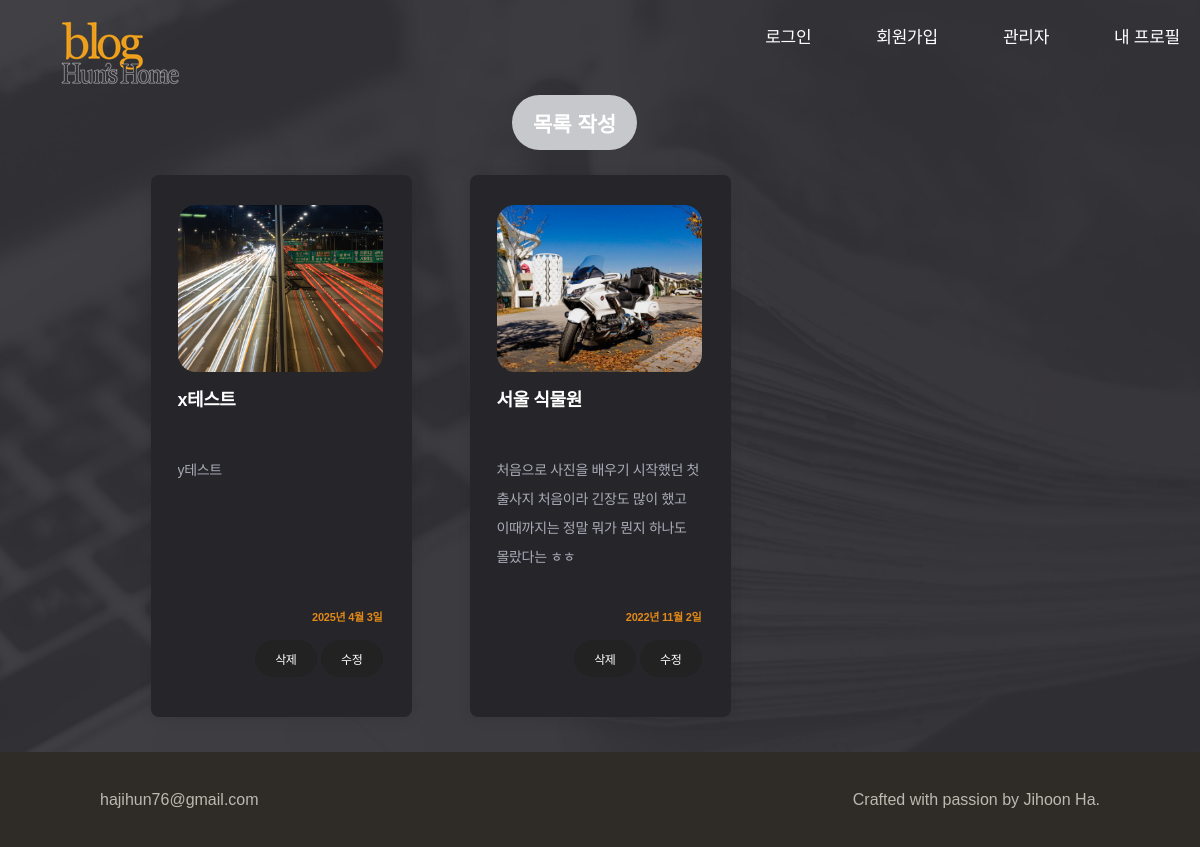
The page /gallery/lists/ on the database as committed earlier.
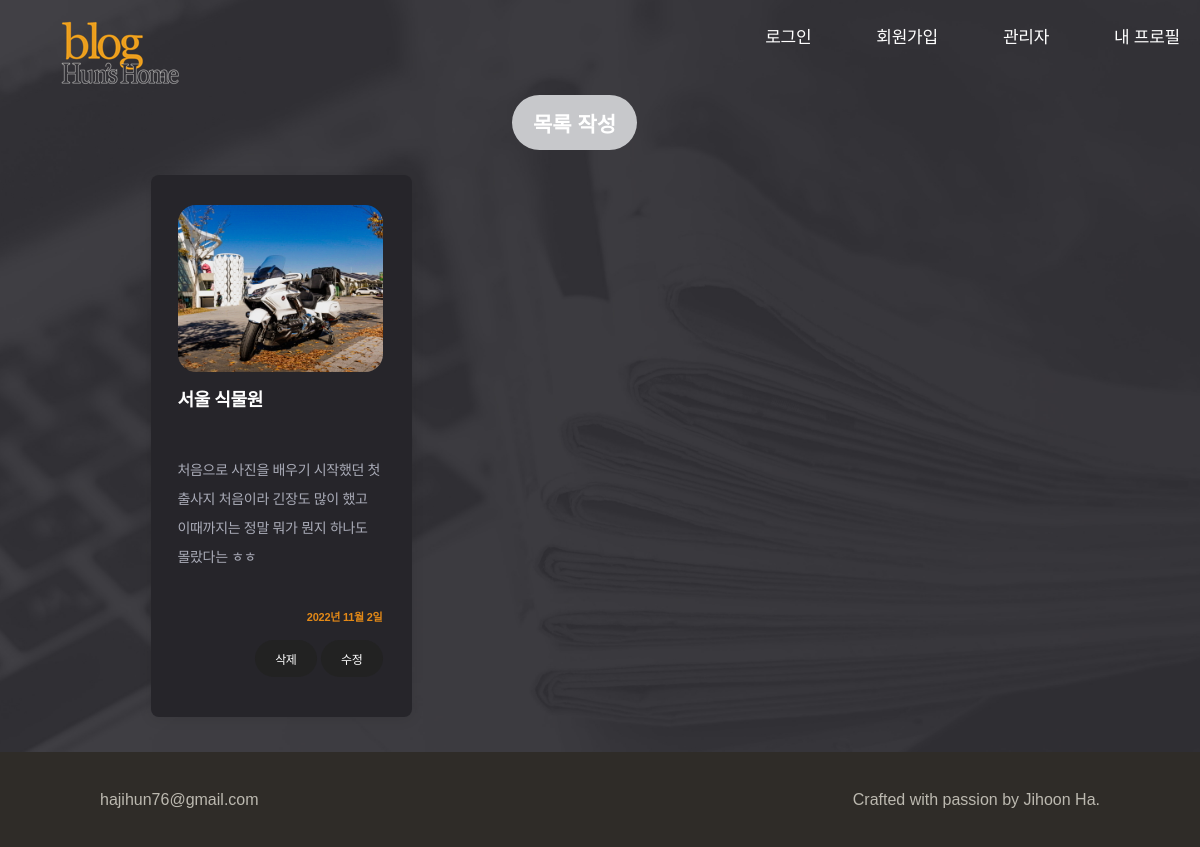
The same page on the database as committed later.
### blog/models.py (models this page shows, shortened)
class PostList(models.Model):
    title = models.CharField(max_length=20)
    thumb = models.ImageField(upload_to='thumbs/')
    content = models.TextField()
    created_at = models.DateField(default=timezone.now)
    author = models.ForeignKey(User, on_delete=models.CASCADE)

### blog/views.py (the view)
# urls.py: path('gallery/lists/', views.GalleryListView.as_view(), name='gallery_list'),
class GalleryListView(ListView):
    model = PostList
    template_name = 'blog/gallery/gallery_list.html'
    context_object_name = 'posts'
    paginate_by = 10
    ordering = ['-created_at']

### blog/templates/blog/gallery/gallery_list.html (shortened to what this page needs)
{% extends "blog_base/base_with_navbar.html" %}
{% load static %}
{% block content %}
<main class="site-body">
  <div class="button_sample">
    <a href="{% url "post_list_create" %}">목록 작성</a>
  </div>
  <div class="container box">
    <div class="post_container">
      {% for post in posts %}
        <div class="post post_index">
          <a href="{% url "post_list_detail" post.id %}">
            <div class="thumb" style="background-image: url('{{ post.thumb.url }}');"></div>
            <h2>{{ post.title }}</h2>
            <p class="text">{{ post.content }}</p>
          </a>
          <p class="last">{{ post.created_at }}</p>
          <div class="last_position">
            <a class="cp-button up_de" href="{% url 'post_list_delete' post.id %}">삭제</a>
            <a class="cp-button up_de" href="{% url 'post_list_edit' post.id %}">수정</a>
          </div>
        </div>
      {% endfor %}
    </div>
  </div>
</main>
{% endblock content %}

### blog/templates/blog_base/base_with_navbar.html
{% extends "blog_base/base.html" %}
{% load static %}
{% block header %}
<header class="site-header navbar">
<div class="content max-width">
  <a href="{% url "index" %}">
    <img class="logo" src="{% static 'blog/images/logo.png' %}" alt="Hun's Home Logo">
  </a>
  <nav>
    <ul class="navbar">
      {% if user.is_authenticated %}
        <li><a href="{% url "account_change_password" %}">비밀번호 변경</a></li>
        <li><a href="{% url "account_logout" %}">로그아웃</a></li>
      {% else %}
        <li><a href="{% url "account_login" %}">로그인</a></li>
        <li><a href="{% url "account_signup" %}">회원가입</a></li>
      {% endif %}
      <li><a href="#">관리자</a></li>
      <li><a href="#">내 프로필</a></li>
    </ul>
  </nav>
</div>
</header>
{% endblock header %}
{% block footer %}
<footer class="site-footer">
  <div class="max-content-width content">
    <div>hajihun76@gmail.com</div>
    <div>Crafted with passion by Jihoon Ha.</div>
  </div>
</footer>
{% endblock footer %}

### blog/templates/blog_base/base.html (shortened to what this page needs)
{% load static %}
<!DOCTYPE html>
<html lang="ko">
<head>
  <link rel="stylesheet" href="//spoqa.github.io/spoqa-han-sans/css/SpoqaHanSansNeo.css">
  <link rel="stylesheet" type="text/css" href="{% static 'blog/css/theme.css' %}">
  <link rel="stylesheet" type="text/css" href="{% static 'blog/css/styles.css' %}">
</head>
<body>
  {% block header %}{% endblock header %}
  {% block content %}{% endblock content %}
  {% block footer %}{% endblock footer %}
</body>
</html>

### blog/static/blog/css/theme.css (style rules this page uses)
* { font-family: "Spoqa Han Sans Neo", sans-serif; }
:root { --border: #e3e1dc; --text: #fff; --link: #fff; --site-footer: #bcb9b0; --site-footer-background: #2f2c28; --max-content-width: 1000px; --input-background: #fff; --input-border: #cccac3; --input-error: #999; --input-error-border: #e6584e; --input-focus-border: #ffcc00; --input-focus-background: #fffdf3; --input-placeholder: #bcb9b0; --button-text: #fff; --button-primary-background: #222; --button-primary-hover-background: #444; --account-link: #fff; --box-border: #e3e1dc; --dialog-border: #e3e1dc; --dialog-background: #f6f5f3; --dialog-info: #e1811b; --max-content-width: 1000px; --file-content-border: #cccac3; --file-content-background: #fff; }
.cp-button { border: none; outline: none; padding: 16px 28px; border-radius: 9999px; font-size: 19px; font-weight: 400; letter-spacing: -0.32px; cursor: pointer; background-color: var(--button-primary-background); color: var(--button-text); }
a.cp-button { display: inline-block; text-decoration: none; text-align: center; }

### blog/static/blog/css/styles.css (style rules this page uses)
html { position: relative; min-height: 100vh; margin: 0; }
body { display: flex; min-height: 100vh; flex-direction: column; margin: 0; padding: 0; background: url("../images/bg.jpg") no-repeat center top/cover; -webkit-font-smoothing: antialiased; -moz-osx-font-smoothing: auto; word-break: keep-all; }
.logo { padding-top: 56px; padding-left: 17px; }
.site-header.navbar { position: sticky; top: 0; left: 0; right: 0; z-index: 2; }
.site-header .content { display: flex; height: 70px; justify-content: space-between; align-items: center; padding: 15px; }
ul.navbar { display: flex; margin: 0; padding: 0; list-style: none; }
ul.navbar li ~ li { margin-left: 65px; }
ul.navbar li { font-size: 17px; letter-spacing: -0.26px; }
a, a:hover { color: var(--text); }
a { text-decoration: none; }
.site-footer { color: var(--site-footer); background-color: var(--site-footer-background); }
.max-content-width { max-width: var(--max-content-width); width: 100%; }
.site-header .content, .site-footer .content { margin: 0 auto; padding: 0 20px; }
.site-footer .content { display: flex; justify-content: space-between; align-items: center; min-height: 95px; }
body > .site-body { flex: 1 1; }
.container { display: flex; justify-content: center; align-items: center; width: 899px; margin: 0 auto; }
.box { margin-top: 50px; }
.post_container { display: grid; margin-bottom: 35px; grid-template-columns: repeat(3,1fr); grid-auto-rows: minmax(322px, auto); grid-column-gap: 58px; grid-row-gap: 35px; }
.post_index { display: grid; grid-template-rows: 380px 45px 1fr; }
.post { background: #26252a; padding: 30px 29px 40px 27px; box-shadow: 0 2px 14px 0 rgba(0, 0, 0, 0.09); border-radius: 8px; }
.post a { text-decoration: none; }
.post h2 { height: 54px; font-size: 18px; line-height: 1.5; letter-spacing: -0.42px; overflow: hidden; text-overflow: ellipsis; display: -webkit-box; -webkit-line-clamp: 2; line-clamp: 2; -webkit-box-orient: vertical; word-wrap:break-word; }
.post .text { font-size: 14px; color: #a9abb7; line-height: 2.07; letter-spacing: -0.32px; overflow: hidden; text-overflow: ellipsis; display: -webkit-box; -webkit-line-clamp: 5; line-clamp: 5; -webkit-box-orient: vertical; word-wrap:break-word; }
.post .last { text-align: right; margin: 23px 0 17px; font-size: 11px; font-weight: bold; color: #e38917; letter-spacing: -0.25px; }
.post .thumb { display: block; height: 167px; border-radius: 18px; background-position: center; background-size: cover; }
.button_sample { position: relative; left: 500px; top: 25px; display: flex; justify-content: center; align-items: center; background-color: #c7c8cb; border-radius: 9999px; width: 125px; height: 55px; font-size: 21px; font-weight: bold; margin-left: 12px; }
.up_de { font-size: 12px; padding: 10px 20px; }
.last_position { margin-top: 10px; text-align: right; }

Rows that differ between the two databases and show on the page:
removed PostList: thumb (picture), title "x테스트", content "y테스트", created_at "2025년 4월 3일"
